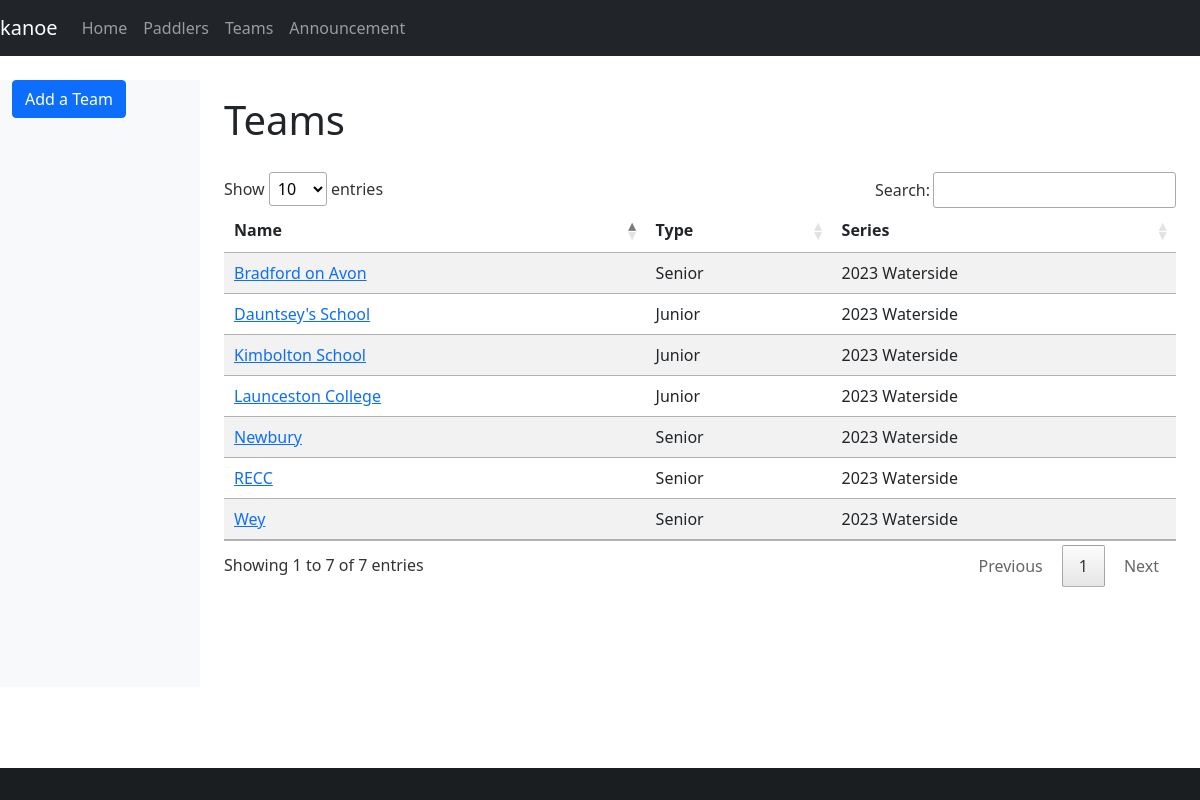
The page /teams on the database its author committed.
### database/database/team.py (models this page shows, shortened)
class Team(Base):
    __tablename__ = "team"
    __table_args__ = (
        UniqueConstraint("name", "series_id", name="uq_team_name_series"),
    )
    id = Column(Integer, primary_key=True)
    name = Column(String)
    team_type_id = Column(Integer, ForeignKey(TeamType.id), nullable=False)
    series_id = Column(Integer, ForeignKey(Series.id), index=True, nullable=False)
    type = relationship(TeamType, backref="teams")
    series = relationship(Series, backref="teams", lazy="joined")

class TeamType(Base):
    __tablename__ = "team_type"
    id = Column(Integer, primary_key=True)
    label = Column(String, nullable=False)
    def __str__(self):
        return self.label

### database/database/series.py (models this page shows)
class Series(Base):
    __tablename__ = "series"
    id = Column(Integer, primary_key=True)
    name = Column(String)
    def __str__(self):
        return self.name

### kanoe/views/team.py (the view)
@blueprint.route("/teams")
@login_required
def teams():
    teams = session.query(db.Team).all()
    return render_template("teams.j2", teams=teams)

### kanoe/templates/teams.j2 (shortened to what this page needs)
{% extends "base-fluid.j2" %}
{% import "common/selector.j2" as selector %}
{% block styles %}
{% include 'common/datatables-css.j2' %}
{% endblock %}
{% block content %}
<h1>Teams</h1>
<div class="row">
  <div class="col-sm-12">
    <table id="teams" class="table table-striped">
      <thead>
        <tr>
          <th>Name</th>
          <th>Type</th>
          <th>Series</th>
        </tr>
      </thead>
      <tbody>
        {% for team in teams %}
        <tr>
          <td><a href="{{ url_for('kanoe.team', team_id=team.id) }}">{{ team.name }}</a></td>
          <td>{{ team.type }}</td>
          <td>{{ team.series }}</td>
        </tr>
        {% endfor %}
      </tbody>
    </table>
  </div>
</div>
{% endblock %}
{% block sidebar %}
{% include 'sidebar-team.j2' %}
{% endblock %}

### kanoe/static/css/styles.css (style rules this page uses)
:root { --colour-yellow: #fed00c; --colour-yellow-muted: #ffe269; }
body { padding-top: 60px; }
.row > * { margin-top: 20px; }

### rows shown on the page
Team: name "Kimbolton School", type "Junior", series "2023 Waterside"
Team: name "Wey", type "Senior", series "2023 Waterside"
Team: name "Newbury", type "Senior", series "2023 Waterside"
Team: name "RECC", type "Senior", series "2023 Waterside"
Team: name "Launceston College", type "Junior", series "2023 Waterside"
Team: name "Bradford on Avon", type "Senior", series "2023 Waterside"
Team: name "Dauntsey's School", type "Junior", series "2023 Waterside"
